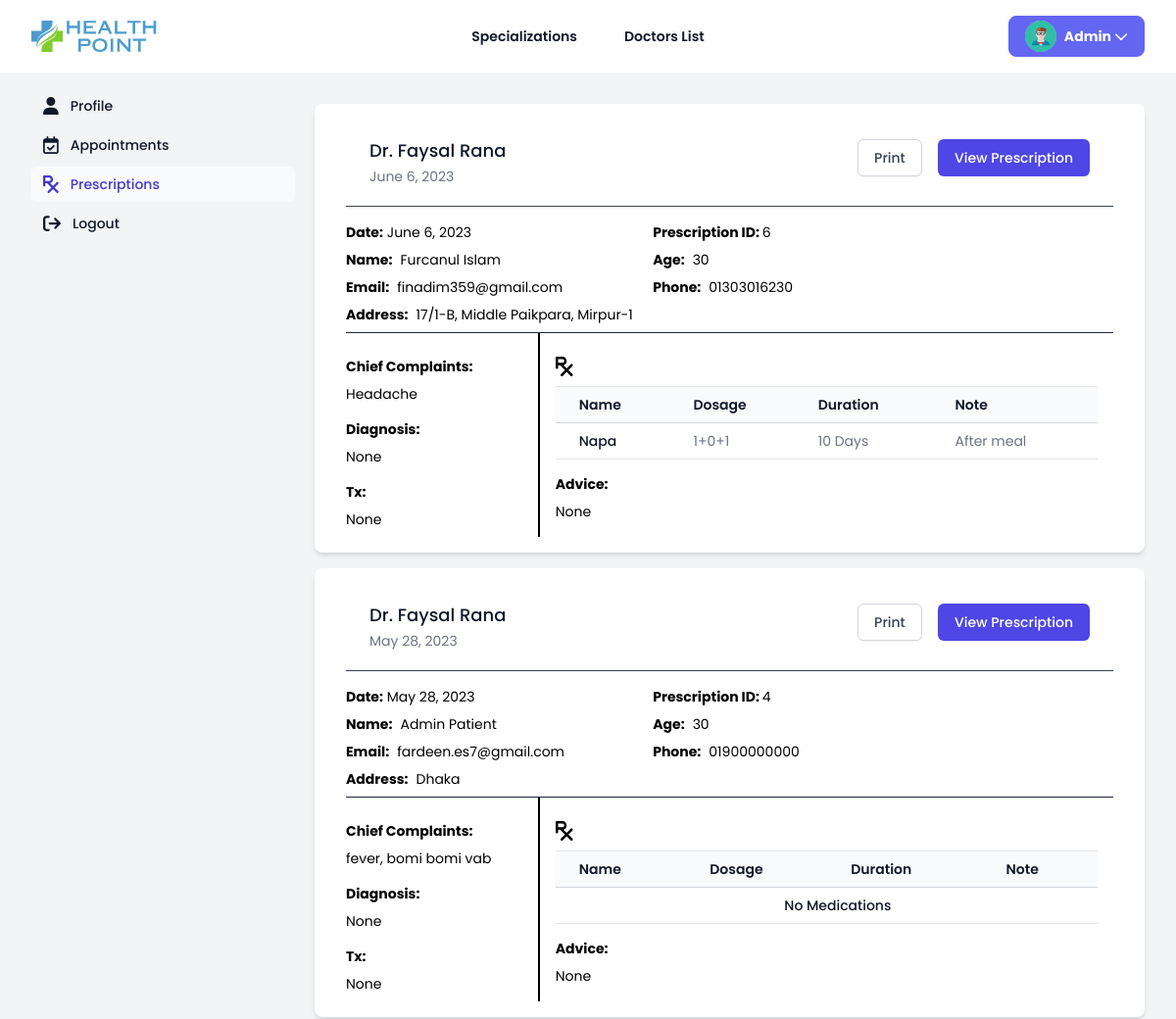
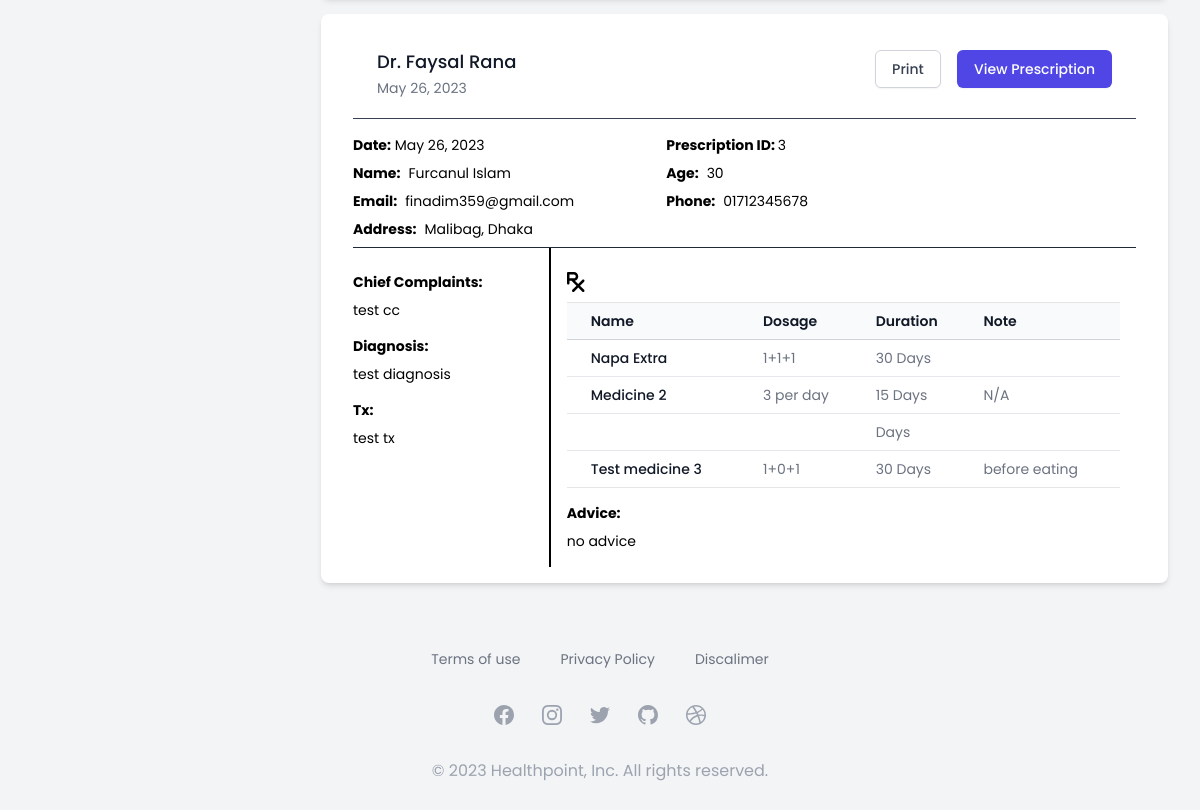
The page /patient/prescriptions/ (signed in) on the database its author committed (2 pictures, top to bottom).
### core/models.py (models this page shows, shortened)
class Patient(models.Model):
    user = models.OneToOneField(User, on_delete=models.CASCADE, null=True)
    name = models.CharField(max_length=100)
    age = models.IntegerField(null=True, blank=True)
    phone = models.CharField(max_length=100)
    address = models.CharField(max_length=100)
    image = models.ImageField(upload_to='images/patients/', null=True, blank=True)

class Prescription(models.Model):
    patient = models.ForeignKey(Patient, on_delete=models.SET_NULL, null=True)
    appointment = models.ForeignKey(Appointment, related_name='prescription', on_delete=models.SET_NULL, null=True, blank=True)
    name = models.CharField(max_length=100, null=True, blank=True)
    age = models.IntegerField(null=True, blank=True)
    email = models.CharField(max_length=100, null=True, blank=True)
    phone = models.CharField(max_length=100, null=True, blank=True)
    address = models.CharField(max_length=100, null=True, blank=True)
    doctor = models.ForeignKey(Doctor, on_delete=models.SET_NULL, null=True)
    date = models.DateField(auto_now_add=True)
    cc = models.TextField(null=True, blank=True)
    diagnosis = models.TextField(null=True, blank=True)
    tx = models.TextField(null=True, blank=True)
    advice = models.TextField(null=True, blank=True)
    followup = models.DateField(null=True, blank=True)

class Doctor(models.Model):
    user = models.OneToOneField(User, on_delete=models.CASCADE, null=True)
    name = models.CharField(max_length=100)
    workplace = models.CharField(max_length=100, default="N/A")
    degree = models.CharField(max_length=100, null=True, blank=True)
    speciality = models.ForeignKey(Speciality, on_delete=models.SET_NULL, null=True)
    bmdc = models.IntegerField()
    phone = models.CharField(max_length=100)
    address = models.CharField(max_length=100)
    image = models.ImageField(upload_to='images/doctors/', null=True, blank=True)
    schedules = models.ManyToManyField(Schedules)
    consultation = models.IntegerField()
    followup = models.IntegerField()
    percentage = models.IntegerField()
    bio = models.TextField(null=True, blank=True)

class Medication(models.Model):
    name = models.CharField(max_length=100)
    dosage = models.CharField(max_length=100)
    duration = models.CharField(max_length=100)
    note = models.CharField(max_length=100, null=True)
    prescription = models.ForeignKey('Prescription', related_name='medications', on_delete=models.CASCADE, null=True, blank=True)

### core/views.py (the view)
# urls.py: path('patient/prescriptions/', views.patient_prescriptions, name='patient-prescriptions'),
@login_required(login_url="/login")
def patient_prescriptions(request):
    if not request.user.is_patient():
        return redirect('/')
    data ={}
    data['patient'] = Patient.objects.get(user=request.user)
    data['prescriptions'] = Prescription.objects.filter(patient=data['patient']).order_by('-id')
    data['url'] = url
    return render(request, 'patient/prescriptions.html', data)

### templates/patient/prescriptions.html (shortened to what this page needs)
{% extends './base.html' %} {% load static %} {% block patient %}
<div>
    {% for prescription in prescriptions %}
<div
    id="prescription"
    class="mt-4 max-w-7xl mx-auto px-4 sm:px-6 md:px-8 bg-white shadow-md rounded-lg p-4 print:rounded-none print:m-0 print:shadow-none print:border-0 print:py-0 print:px-0"
>
    <div
        class="px-4 py-5 sm:px-6 block print:hidden border-b border-gray-700 flex justify-between"
    >
        <div>
            <h3 class="text-lg leading-6 font-medium text-gray-900">
                {{prescription.doctor.name}}
            </h3>
            <p class="mt-1 max-w-2xl text-sm text-gray-500">
                {{prescription.date}}
            </p>
        </div>
        <div>
            <button
            onclick="window.print()"
                type="button"
                class="inline-flex items-center px-4 py-2 border border-gray-300 rounded-md shadow-sm text-sm font-medium text-gray-700 bg-white hover:bg-gray-50 focus:outline-none focus:ring-2 focus:ring-offset-2 focus:ring-indigo-500"
            >
                Print
            </button>
            <a
                href="{% url 'patient-prescription' prescription.pk %}"
                class="ml-3 inline-flex items-center px-4 py-2 border border-transparent rounded-md shadow-sm text-sm font-medium text-white bg-indigo-600 hover:bg-indigo-700 focus:outline-none focus:ring-2 focus:ring-offset-2 focus:ring-indigo-500"
            >
                View Prescription
            </a>
        </div>
    </div>
    <div class="grid grid-cols-5 mt-4 text-sm pb-2 border-b border-gray-800">
        <div class="col-span-2">
            <p>
                <span class="font-bold">Date:</span>
                {{prescription.date}}
            </p>
            <h1 class="mt-2 flex items-center">
                <span class="font-bold mr-2">Name:</span>
                <span class=""> {{prescription.name}}</span>
            </h1>
            <p class="mt-2 flex items-center">
                <span class="font-bold mr-2">Email: </span
                ><span class=""> {{prescription.email}}</span>
            </p>
            <p class="mt-2 flex items-center">
                <span class="font-bold mr-2">Address: </span>
                <span class="">{{prescription.address}}</span>
            </p>
        </div>
        <div class="col-span-2">
            <p>
                <span class="font-bold">Prescription ID: </span
                >{{prescription.id}}
            </p>
            <h1 class="mt-2 flex items-center">
                <span class="font-bold mr-2">Age:</span>
                <span class="">{{prescription.age}}</span>
            </h1>
            <p class="mt-2 flex items-center">
                <span class="font-bold mr-2">Phone: </span
                ><span class="">{{prescription.phone}}</span>
            </p>
        </div>
        <div>
        </div>
    </div>
    <div class="grid grid-cols-4 text-sm">
        <div class="py-2 pr-4">
            <div>
                <h2 class="mb-2 mt-4 font-bold">Chief Complaints:</h2>
                <p class="">{{prescription.cc}}</p>
            </div>
            <div>
                <h2 class="mb-2 mt-4 font-bold">Diagnosis:</h2>
                <p class="">{{prescription.diagnosis}}</p>
            </div>
            <div>
                <h2 class="mb-2 mt-4 font-bold">Tx:</h2>
                <p class="">{{prescription.tx}}</p>
            </div>
        </div>
        <div class="col-span-3 border-l-2 border-black p-4">
            <div>
                <i class="mt-2 fa-solid fa-prescription text-xl"></i>
                <div class="px-4 sm:px-6 lg:px-8">
                    <div class="mt-2 flex flex-col">
                        <div
                            class="-my-2 -mx-4 overflow-x-auto sm:-mx-6 lg:-mx-8"
                        >
                            <div
                                class="inline-block min-w-full py-2 align-middle"
                            >
                                <div
                                    class="overflow-hidden ring-1 ring-black ring-opacity-10"
                                >
                                    <table
                                        class="min-w-full divide-y divide-gray-300"
                                    >
                                        <thead class="bg-gray-50">
                                            <tr>
                                                <th
                                                    scope="col"
                                                    class="py-2 pl-4 pr-3 text-left text-sm font-semibold text-gray-900 sm:pl-6"
                                                >
                                                    Name
                                                </th>
                                                <th
                                                    scope="col"
                                                    class="px-3 py-2 text-left text-sm font-semibold text-gray-900"
                                                >
                                                    Dosage
                                                </th>
                                                <th
                                                    scope="col"
                                                    class="px-3 py-2 text-left text-sm font-semibold text-gray-900"
                                                >
                                                    Duration
                                                </th>
                                                <th
                                                    scope="col"
                                                    class="px-3 py-2 text-left text-sm font-semibold text-gray-900"
                                                >
                                                    Note
                                                </th>
                                            </tr>
                                        </thead>
                                        <tbody
                                            class="divide-y divide-gray-200 bg-white"
                                        >
                                            {% if prescription.medications.all|length == 0 %}
                                            <tr>
                                                <td
                                                    class="whitespace-nowrap py-2 text-sm text-center font-medium text-gray-900 sm:pl-6"
                                                    colspan="4"
                                                >
                                                    No Medications
                                                </td>
                                            </tr>
                                            {% endif %}
                                                {% for medicine in prescription.medications.all %}
                                            <tr>
                                                <td
                                                    class="whitespace-nowrap py-2 pl-4 pr-3 text-sm font-medium text-gray-900 sm:pl-6"
                                                >
                                                    {{medicine.name}}
                                                </td>
                                                <td
                                                    class="whitespace-nowrap px-3 py-2 text-sm text-gray-500"
                                                >
                                                    {{medicine.dosage}}
                                                </td>
                                                <td
                                                    class="whitespace-nowrap px-3 py-2 text-sm text-gray-500"
                                                >
                                                    {{medicine.duration}} Days
                                                </td>
                                                <td
                                                    class="whitespace-nowrap px-3 py-2 text-sm text-gray-500"
                                                >
                                                    {{medicine.note}}
                                                </td>
                                            </tr>
                                            {% endfor %}
                                        </tbody>
                                    </table>
                                </div>
                            </div>
                        </div>
                    </div>
                </div>
            </div>
            <div>
                <h2 class="mb-2 mt-4 font-bold">Advice:</h2>
                <p class="">{{prescription.advice}}</p>
            </div>
        </div>
    </div>
</div>
{% endfor %}
</div>
{% endblock %}

### templates/landing/base.html (shortened to what this page needs)
{% extends '../base.html' %} {% block main %}{% load static %}
<div class="w-full min-h-screen flex flex-col justify-between gap-4">
    <header class="block print:hidden bg-white sticky top-0 z-10">
        <nav
            class="mx-auto flex max-w-7xl items-center justify-between px-6 py-4 lg:px-8"
            aria-label="Global"
        >
            <div class="flex lg:flex-1">
                <a href="{% url 'landing' %}" class="-m-1.5 p-1.5">
                    <img
                        class="h-8 w-auto"
                        src="{% static 'images/logo/logo.svg' %}"
                        alt=""
                    />
                </a>
            </div>
            <div class="hidden lg:flex lg:gap-x-12">
                <a
                    href="{% url 'specialities' %}"
                    class="text-sm font-semibold leading-6 text-gray-900 hover:text-gray-700 hover:underline"
                    >Specializations</a
                >
                <a
                    href="{% url 'doctor-all' %}"
                    class="text-sm font-semibold leading-6 text-gray-900 hover:text-gray-700 hover:underline"
                    >Doctors List</a
                >
            </div>
            <div class="hidden lg:flex lg:flex-1 lg:justify-end">
                {% if user.is_authenticated %}
                <div class="ml-3 relative">
                    <div>
                        <button
                            type="button"
                            class="bg-indigo-500 text-white rounded-lg flex text-sm font-bold border border-indigo-500 focus:outline-none focus:ring-2 focus:ring-offset-2 focus:ring-indigo-500 px-4 py-1 text-black font-bold flex items-center justify-between gap-2"
                            id="user-menu-button"
                            aria-expanded="false"
                            aria-haspopup="true"
                            onclick="toggleUserMenu()"
                        >
                            <img id="" class="object-contain h-8 w-8 rounded-full" src="/media/{{user.get_profile_picture}}"/>
                            <span>
                                {% if user.first_name %} {{user.first_name}} {% else %} {{user.username}} {% endif %}
                                <i class="fa-solid fa-chevron-down"></i
                            ></span>
                        </button>
                    </div>
                </div>
                {% endif %}
            </div>
        </nav>
    </header>
    {% block content%} {% endblock %}
    <footer class="block print:hidden relative mt-auto bottom-0">
        <div
            class="max-w-7xl mx-auto py-12 px-4 overflow-hidden sm:px-6 lg:px-8"
        >
            <nav
                class="-mx-5 -my-2 flex flex-wrap justify-center"
                aria-label="Footer"
            >
                <div class="px-5 py-2">
                    <a
                        href="{% url 'terms' %}"
                        class="text-sm text-gray-500 hover:text-gray-900"
                    >
                        Terms of use
                    </a>
                </div>
                <div class="px-5 py-2">
                    <a
                        href="{% url 'privacy' %}"
                        class="text-sm text-gray-500 hover:text-gray-900"
                    >
                        Privacy Policy
                    </a>
                </div>
                <div class="px-5 py-2">
                    <a
                        href="{% url 'disclaimer' %}"
                        class="text-sm text-gray-500 hover:text-gray-900"
                    >
                        Discalimer
                    </a>
                </div>
            </nav>
            <div class="mt-8 flex justify-center space-x-6">
                <a href="#" class="text-gray-400 hover:text-gray-500">
                </a>
                <a href="#" class="text-gray-400 hover:text-gray-500">
                </a>
                <a href="#" class="text-gray-400 hover:text-gray-500">
                </a>
                <a href="#" class="text-gray-400 hover:text-gray-500">
                </a>
                <a href="#" class="text-gray-400 hover:text-gray-500">
                </a>
            </div>
            <p class="mt-8 text-center text-base text-gray-400">
                &copy; 2023 Healthpoint, Inc. All rights reserved.
            </p>
        </div>
    </footer>
</div>
{% include './auth/logoutModal.html' %} {% endblock %}

### rows shown on the page
Prescription: doctor.name "Dr. Faysal Rana", date "June 6, 2023", name "Furcanul Islam", email "finadim359@gmail.com", address "17/1-B, Middle Paikpara, Mirpur-1", id "6", age "30", phone "01303016230", cc "Headache", diagnosis "None", tx "None", advice "None"
Medication: name "Napa", dosage "1+0+1", duration "10", note "After meal"
Prescription: doctor.name "Dr. Faysal Rana", date "May 28, 2023", name "Admin Patient", email "fardeen.es7@gmail.com", address "Dhaka", id "4", age "30", phone "01900000000", cc "fever, bomi bomi vab", diagnosis "None", tx "None", shows "No Medications", advice "None"
Prescription: doctor.name "Dr. Faysal Rana", date "May 26, 2023", name "Furcanul Islam", email "finadim359@gmail.com", address "Malibag, Dhaka", id "3", age "30", phone "01712345678", cc "test cc", diagnosis "test diagnosis", tx "test tx", advice "no advice"
Medication: name "Napa Extra", dosage "1+1+1", duration "30"
Medication: name "Medicine 2", dosage "3 per day", duration "15", note "N/A"
Medication: name "Test medicine 3", dosage "1+0+1", duration "30", note "before eating"

### other values the page prints
{{ user.first_name }} "Admin"
